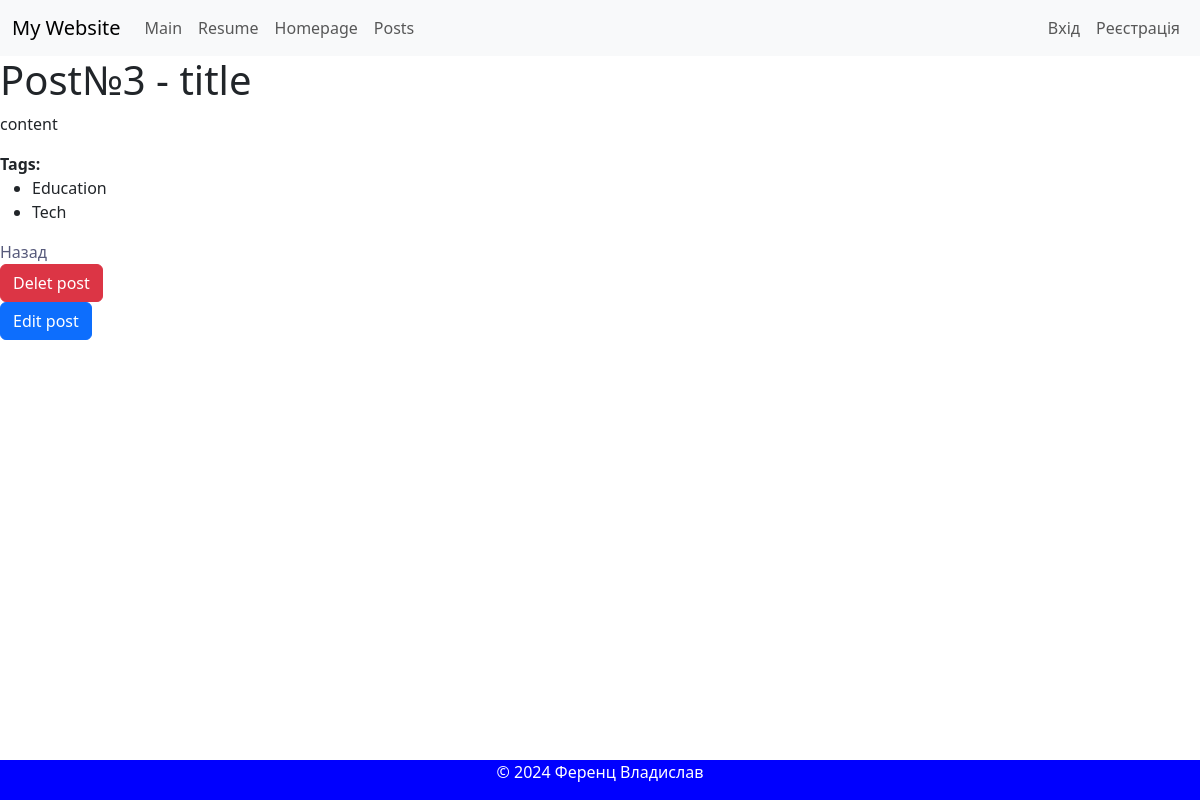
Screenshot of /post/3 with the database file from the repository.
### app/posts/models.py (models this page shows, shortened)
class Post(db.Model):
    __tablename__='posts'
    id = db.Column(db.Integer, primary_key=True)
    title=db.Column(db.String(100), nullable=False)
    content=db.Column(db.Text, nullable=False)
    category=db.Column(db.String(100), nullable=False)
    user_id = db.Column(db.Integer, db.ForeignKey('user.id'), nullable=True)
    author=db.relationship('User',backref=backref("posts",lazy="dynamic"),lazy="joined")
    is_active = db.Column(db.Boolean, default=True)
    date=db.Column(db.DateTime, default=dt.now())
    tags = db.relationship('Tag', secondary=post_tags, back_populates='posts')

class Tag(db.Model):
    __tablename__='tags'
    id = db.Column(db.Integer, primary_key=True)
    name = db.Column(db.String(30), unique=True, nullable=False)
    posts = db.relationship('Post', secondary=post_tags, back_populates='tags')

### app/posts/views.py (the view)
@post_bp.route('/<int:id>')
def get_detail_posts(id):
    stmt = db.select(Post).where(Post.id == id)
    post = db.session.scalar(stmt)
    if post is None:
        abort(404)
    return render_template("detail_post.html", post=post)

### app/posts/templates/detail_post.html (shortened to what this page needs)
{%extends 'base.html'%}
{% block content%}
    <h1>Post№{{ post.id}} - {{post.title }}</h1>
    <p>{{ post.content }}</p>
    <div class="tags">
        <strong>Tags:</strong>
        {% if post.tags %}
            <ul>
                {% for tag in post.tags %}
                    <li class="tag-item">{{ tag.name }}</li>
                {% endfor %}
            </ul>
        {% else %}
            <p>No tags available for this post.</p>
        {% endif %}
    </div>
    <a href="{{ url_for("posts.get_posts") }}">Назад</a>
    <form action="{{ url_for('posts.deletPost', id=post.id) }}" method="POST">
        <button class="btn btn-danger">Delet post</button>
    </form>
    <form action="{{url_for('posts.edit_post', id=post.id)}}" method="GET">
        <button class="btn btn-primary">Edit post</button>
    </form>
{% endblock %}

### app/static/css/style.css (style rules this page uses)
body { display: flex; flex-direction: column; padding-bottom: 50px; word-break: break-all; }
a, a:active, a:focus { color: #575a7b; text-decoration: none; transition-timing-function: ease-in-out; -ms-transition-timing-function: ease-in-out; -moz-transition-timing-function: ease-in-out; -webkit-transition-timing-function: ease-in-out; -o-transition-timing-function: ease-in-out; transition-duration: .2s; -ms-transition-duration: .2s; -moz-transition-duration: .2s; -webkit-transition-duration: .2s; -o-transition-duration: .2s; }

### rows the page displays
Post: id "3", title "title", content "content"
Tag: name "Education"
Tag: name "Tech"
